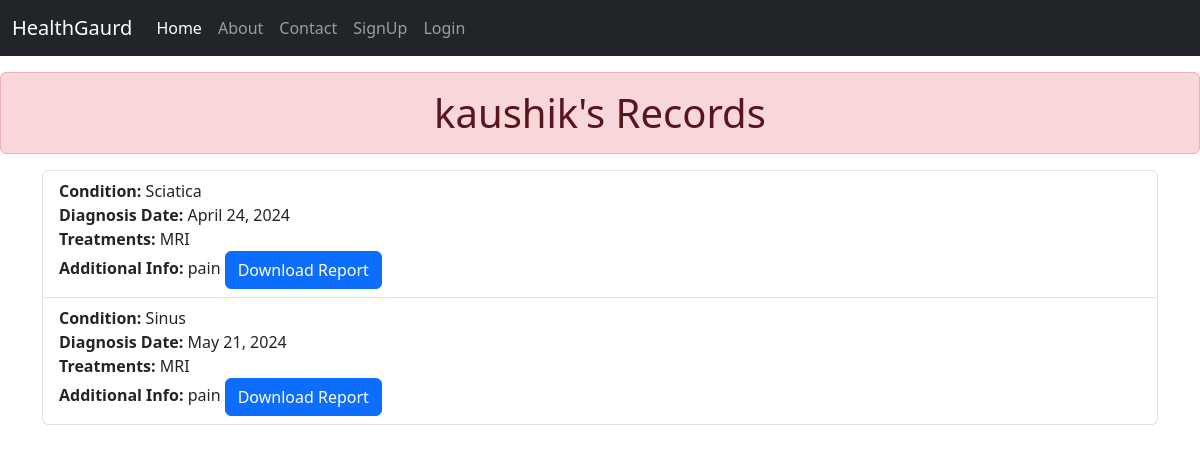
The page /show_report/kaushik/ on the database as committed earlier.
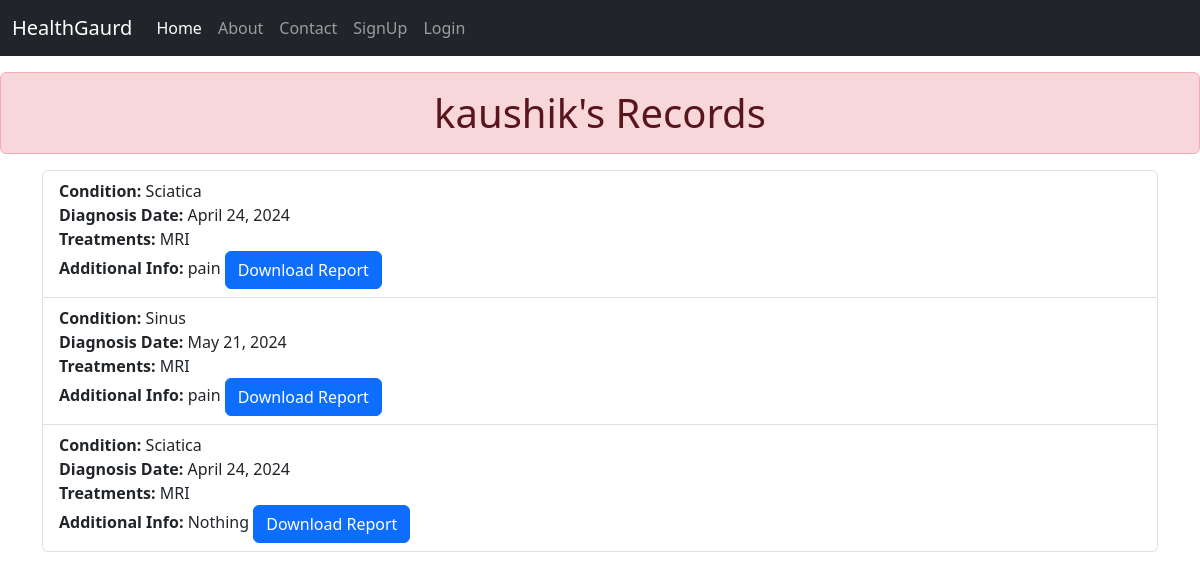
The same page on the database as committed later.
### myapp/models.py (models this page shows, shortened)
class MedicalData(models.Model):
    condition=models.CharField(max_length=100)
    date_of_diag=models.DateField(auto_now=False,auto_now_add=False)
    treatments=models.CharField(max_length=200)
    add_info=models.TextField()
    report=models.FileField(upload_to='doc',blank=True)
    patient=models.ForeignKey(Patient,on_delete=models.CASCADE)

### myapp/views.py (the view)
# urls.py: path('show_report/<str:username>/',views.show_report, name='show_report'),
def show_report(request, username):
    username=username
    records = MedicalData.objects.filter(patient__user__username=username)
    return render(request, 'myapp/data_show.html', {'records': records,'user':username})

### myapp/templates/myapp/data_show.html
{% extends 'myapp/base.html' %}
{% block content %}
    <h1 class="alert alert-danger text-center mt-3">{{user}}'s Records</h1>
    {% if records %}
        <div class="container">
            <div class="row">
                <div class="col-md-12">
                    <ul class="list-group">
                        {% for record in records %}
                            <li class="list-group-item">
                                <strong>Condition:</strong> {{ record.condition }}<br>
                                <strong>Diagnosis Date:</strong> {{ record.date_of_diag }}<br>
                                <strong>Treatments:</strong> {{ record.treatments }}<br>
                                <strong>Additional Info:</strong> {{ record.add_info }}
                                {% if record.report %}
                                    <a href="{{ record.report.url }}" class="btn btn-primary">Download Report</a>
                                {% else %}
                                    <p>No medical report available.</p>
                                {% endif %}
                            </li>
                        {% endfor %}
                    </ul>
                </div>
            </div>
        </div>
    {% else %}
        <p>No medical records available for this patient.</p>
    {% endif %}
{% endblock %}

### myapp/templates/myapp/base.html (shortened to what this page needs)
<!DOCTYPE html>
<html lang="en">
<head>
    <link href="https://cdn.jsdelivr.net/npm/bootstrap@5.3.3/dist/css/bootstrap.min.css" rel="stylesheet">
</head>
<body>
    <div class="container-fluid bg-dark">
        {% include 'myapp/navbar.html' %}
    </div>
    {% block content %}
    {% endblock content %}
</body>
</html>

### myapp/templates/myapp/navbar.html (shortened to what this page needs)
{% load myfilter %}
<nav class="navbar navbar-expand-lg navbar-dark bg-dark">
    <a class="navbar-brand" href="/">HealthGaurd</a>
    <div class="collapse navbar-collapse" id="navbarNav">
      <ul class="navbar-nav">
        <li class="nav-item">
          <a class="nav-link active" aria-current="page" href="/">Home</a>
        </li>
        <li class="nav-item">
          <a class="nav-link" href="#">About</a>
        </li>
        <li class="nav-item">
          <a class="nav-link" href="#">Contact</a>
        </li>
        {% if request.user.is_authenticated %}
        {% if request.user|is_in_group:'Doctors' %}
          <li class="nav-item">
            <a class="nav-link" href="{% url 'doctor_dashboard' %}">Doctor's Dashboard</a>
          </li>
          <li class="nav-item">
            <a class="nav-link" href="{% url 'view_requests' %}">Get Access</a>
          </li>
        {% else %}
          <li class="nav-item">
            <a class="nav-link" href="{% url 'patient_dashboard' %}">Patient's Dashboard</a>
          </li>
          <li class="nav-item">
            <a class="nav-link" href="{% url 'search_doctors' %}">Grant Access</a>
          </li>
        {% endif %}
        <li class="nav-item">
          <a class="nav-link" href="{% url 'logout' %}">Logout</a>
        </li>
        {% else %}
        <li class="nav-item">
          <a class="nav-link" href="{% url 'register' %}">SignUp</a>
        </li>
        <li class="nav-item">
          <a class="nav-link" href="{% url 'login' %}">Login</a>
        </li>
        {% endif %}
      </ul>
    </div>
</nav>

Rows that differ between the two databases and show on the page:
added MedicalData: condition "Sciatica", date_of_diag "April 24, 2024", treatments "MRI", add_info "Nothing"
